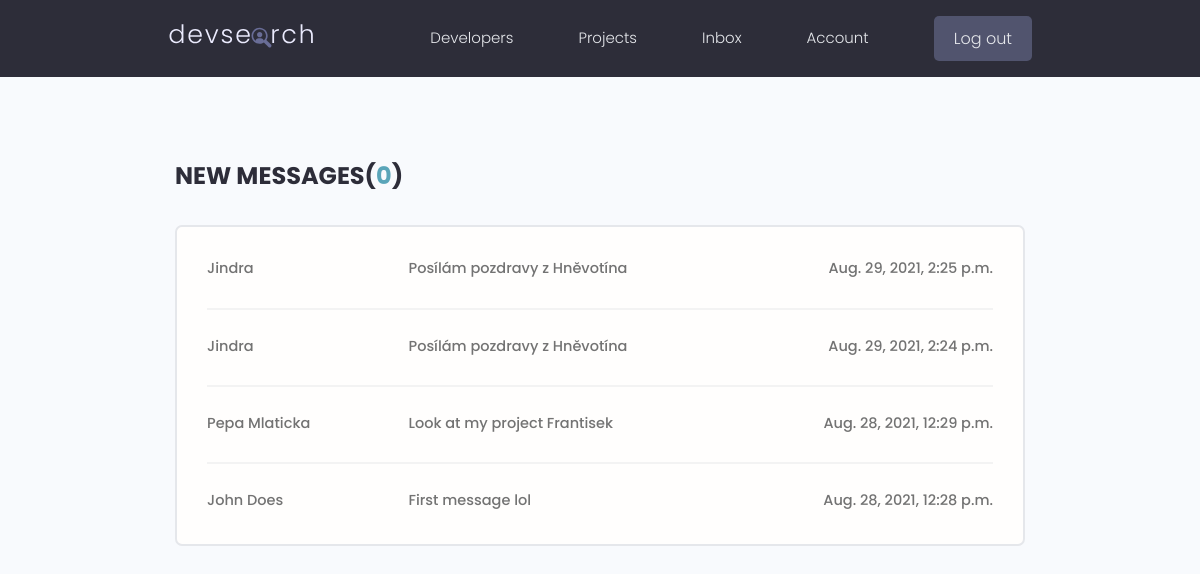
The page /inbox/ (signed in) on the database its author committed.
### users/models.py (models this page shows, shortened)
class Message(models.Model):
    sender = models.ForeignKey(Profile, on_delete=models.SET_NULL, null=True, blank=True)
    recipient = models.ForeignKey(Profile, on_delete=models.SET_NULL, null=True, blank=True, related_name='messages')
    name = models.CharField(max_length=200, null=True, blank=True)
    email = models.EmailField(max_length=200, null=True, blank=True)
    subject = models.CharField(max_length=200, null=True, blank=True)
    body = models.TextField()
    is_read = models.BooleanField(default=False, null=True)
    created = models.DateTimeField(auto_now_add=True)
    id = models.UUIDField(default=uuid.uuid4, unique=True, primary_key=True, editable=False)
    class Meta:
        ordering = ['is_read', '-created']

### users/views.py (the view)
# urls.py: path('inbox/', views.inbox, name='inbox'),
@login_required(login_url='login')
def inbox(request):
    profile = request.user.profile
    messageRequest = profile.messages.all()
    unreadCount =   messageRequest.filter(is_read=False).count()
    context = {'messageRequest': messageRequest, 'unreadCount': unreadCount}
    return render(request, 'users/inbox.html', context)

### users/templates/users/inbox.html
{% extends 'main.html' %}
{% block content %}
<main class="inbox my-xl">
  <div class="content-box">
    <h3 class="inbox__title">New Messages(<span>{{ unreadCount }}</span>)</h3>
    <ul class="messages">
        {% for message in messageRequest %}
        <li class="message {% if message.is_read == False %}message--unread{% endif %}">
            <a href="{% url 'message' message.id %}">
            <span class="message__author">{{ message.name }}</span>
            <span class="message__subject">{{ message.subject }}</span>
            <span class="message__date">{{ message.created }}</span>
            </a>
        </li>
        {% endfor %}
    </ul>
  </div>
</main>
{% endblock content %}

### static/styles/app.css (style rules this page uses)
:root { --color-sub: #2d2d39; }
.content-box { width: 95%; max-width: 85rem; margin: 0 auto; }
.inbox { height: 90vh; }
.inbox__title, .inbox__title span { font-size: 2.4rem; font-weight: 700; color: var(--color-sub); text-transform: uppercase; text-align: left; margin-bottom: 3rem; }
.inbox__title span { color: var(--color-main); }
.messages { list-style: none; background: var(--color-white); padding: 0.5rem 3rem; border: 2px solid var(--color-light); border-radius: 0.7rem; }
.message { padding: 2.5rem 0; }
.message > a span { font-size: 1.45rem; font-weight: 500; }
.message:not(:last-child) { border-bottom: 2px solid var(--color-white-light); }
.message > a { display: flex; gap: 1rem; }
.message__author, .message__date { flex-basis: 25%; }
.message__subject { flex-basis: 50%; }
.message__date { text-align: right; }

### static/uikit/styles/modules/_variables.css (style rules this page uses)
:root { --color-main: #5aa5b9; --color-main-light: #e6faff; --color-sub: #3f4156; --color-sub-light: #51546e; --color-sub-lighter: #ededfd; --color-text: #737373; --color-gray: #8b8b8b; --color-light: #e5e7eb; --color-light-gray: #767676; --color-bg: #f8fafd; --color-white: #fffefd; --color-white-light: #f3f3f3; --color-success: #359e64; --color-success-bg: #def8e8; --color-error: #fc4b0b; --color-error-bg: #fff2ee; --font-base: 'Poppins', arial, helvetica, 'Segoe UI', roboto, ubuntu, sans-serif; --font-monospace: 'Fira Code', 'Courier New', courier, monospace; --font-regular: 300; --font-medium: 500; --font-bold: 700; --generic-shadow: 1px 1px 5px #00000010; --generic-transition: all 0.3s ease-in-out; }

### static/uikit/styles/modules/_base.css (style rules this page uses)
* { margin: 0; padding: 0; box-sizing: border-box; text-rendering: optimizeLegibility; color: inherit; font-size: inherit; }
html { font-size: 50%; }
@media only screen and (min-width: 480px) { html { font-size: 56.25%; } }
@media only screen and (min-width: 1200px) { html { font-size: 62.5%; } }
body { line-height: 1.6; font-weight: 400; font-size: 1.5rem; color: var(--color-text); background-color: var(--color-bg); min-height: 100vh; }

### static/uikit/styles/modules/_typography.css (style rules this page uses)
* { font-family: var(--font-base); }
h3 { font-size: 3.2rem; font-weight: var(--font-medium); }
p, span, strong { font-size: 1.6rem; color: var(--color-text); font-weight: var(--font-regular); }
a { padding-bottom: 2px; text-decoration: none; display: inline-block; color: var(--color-main); font-weight: var(--font-medium); }

### static/uikit/styles/modules/_utilities.css (style rules this page uses)
.my-xl { margin: 8rem auto; }

### rows shown on the page
Message: name "Jindra", subject "Posílám pozdravy z Hněvotína", created "Aug. 29, 2021, 2:25 p.m."
Message: name "Jindra", subject "Posílám pozdravy z Hněvotína", created "Aug. 29, 2021, 2:24 p.m."
Message: name "Pepa Mlaticka", subject "Look at my project Frantisek", created "Aug. 28, 2021, 12:29 p.m."
Message: name "John Does", subject "First message lol", created "Aug. 28, 2021, 12:28 p.m."

### other values the page prints
{{ unreadCount }} "0"
